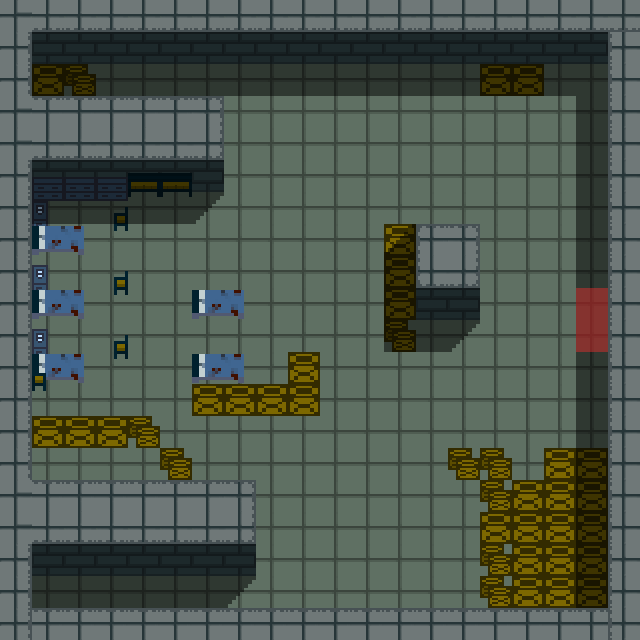

Below is a game level as drawn by its tile map, then a one-line description and the .tmx that defines it (tile-layer data replaced by summaries):
An orthogonal 20x20 tile map with 32x32 px tiles, 5 tile layers (Capa de Patrones 1, Capa de patrones 3, Capa de patrones 4, Capa de patrones 5, ...).

<map version="1.0" orientation="orthogonal" width="20" height="20" tilewidth="32" tileheight="32">
 <tileset firstgid="1" name="tiles2" tilewidth="32" tileheight="32">
  <image source="tiles2.png" width="256" height="1024" />
 </tileset>
 <layer name="Capa de Patrones 1" width="20" height="20">
  <data>[400 cells, 400 non-empty, 2 distinct tile ids]</data>
 </layer>
 <layer name="Capa de patrones 3" width="20" height="20">
  <data>[400 cells, 11 non-empty, 4 distinct tile ids]</data>
 </layer>
 <layer name="Capa de patrones 4" width="20" height="20">
  <data>[400 cells, 18 non-empty, 8 distinct tile ids]</data>
 </layer>
 <layer name="Capa de patrones 5" width="20" height="20">
  <data>[400 cells, 57 non-empty, 12 distinct tile ids]</data>
 </layer>
 <layer name="Capa de patrones 2" width="20" height="20">
  <data>[400 cells, 186 non-empty, 10 distinct tile ids]</data>
 </layer>
</map>